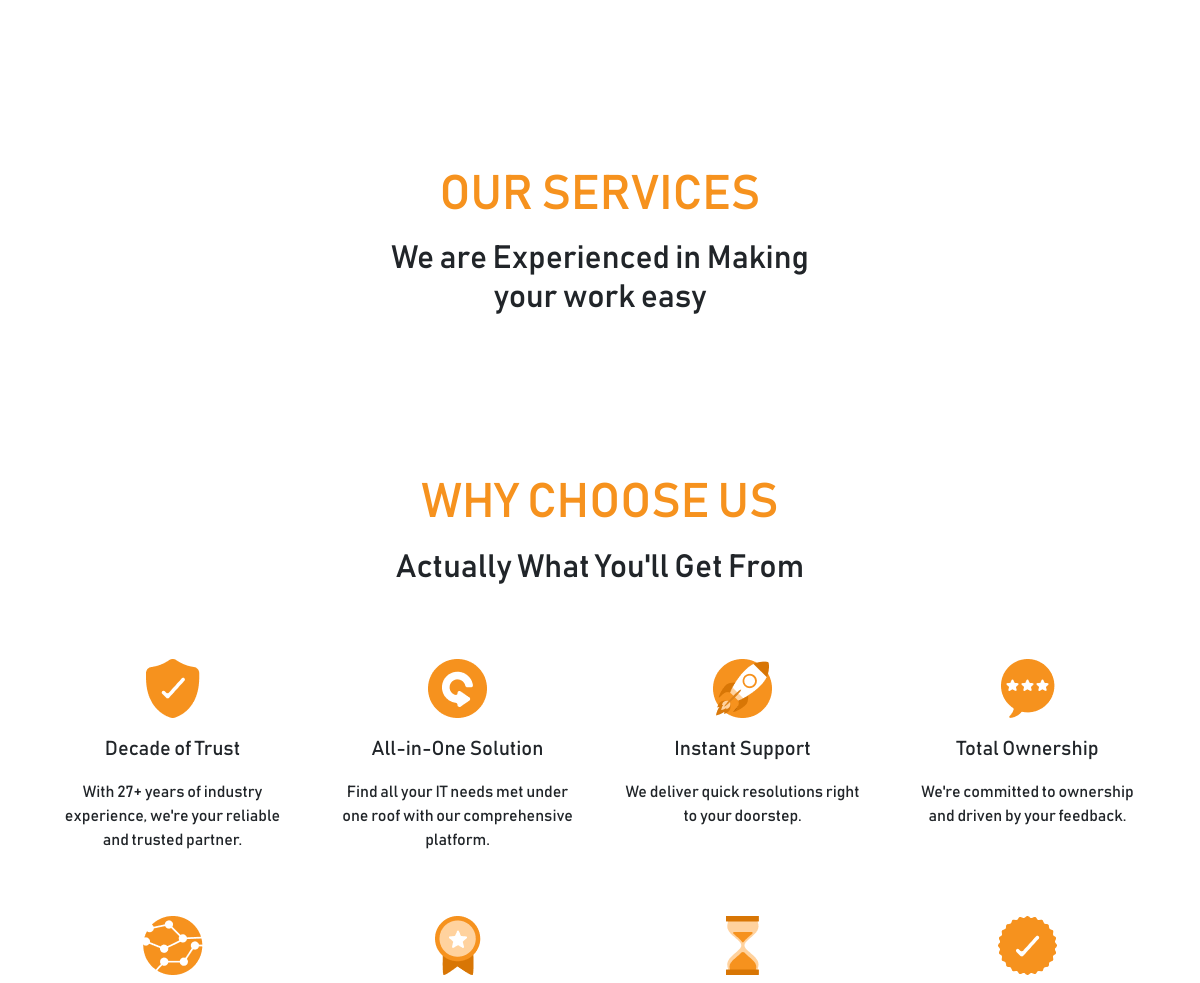
Before: / (middle part) with the older database file.
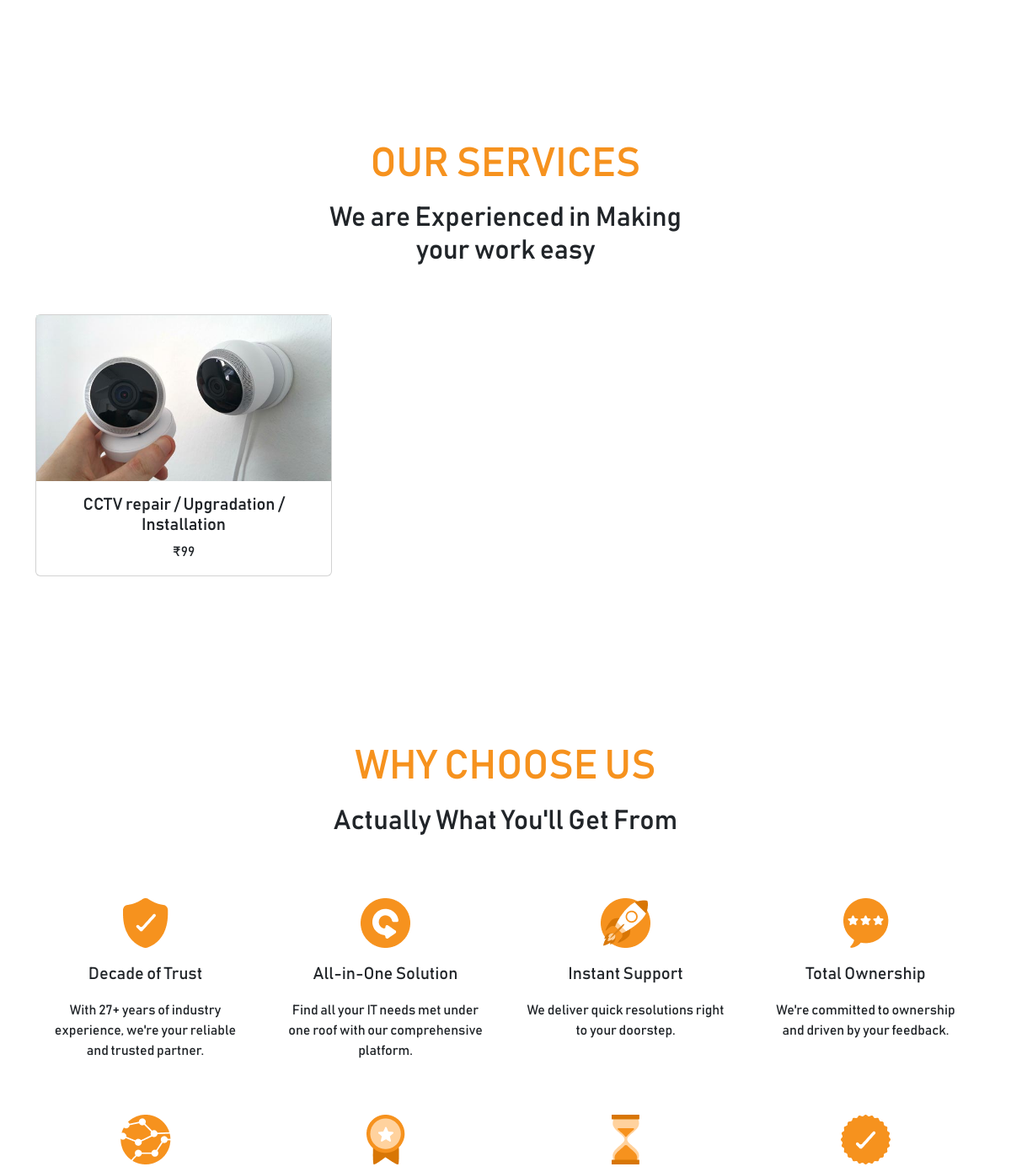
After: the same page with the newer database file.
### clickfix/models.py (models this page shows, shortened)
class Services(models.Model):
    class Meta:
        verbose_name_plural = 'Our Services'
    name = models.CharField(max_length=255)
    slug = models.SlugField(unique=True, blank=True)
    price = models.CharField(max_length=10)
    card_image = models.ImageField(upload_to='service_cards')
    created_at = models.DateTimeField(auto_now_add=True)
    updated_at = models.DateTimeField(auto_now=True)

### clickfix/views.py (the view)
# urls.py: path('', views.home, name='home'),
def home(request):
    services = Services.objects.all()
    testimonials = Testimonials.objects.all()
    cart = get_cart(request)
    data = {
        'services': services,
        'testimonials': testimonials,
        'cart': cart
    }
    return render(request, 'home.html', data)

### clickfix/views.py (called while the page is built)
def get_cart(request):
    try:
        if request.user.is_authenticated:
            cart = Cart.objects.get(user=request.user)
        else:
            cart = Cart.objects.get(session_id=request.session['nonuser'])
    except:
        cart = {'num_of_items': 0}
    return cart

### templates/home.html (shortened to what this page needs)
{% extends 'base.html' %}
{% load static %}
{% block content %}
    <section id="about" style="margin: 150px 0px;">
        <div class="container">
            <div class="row">
                <div class="col-md-5 col-12">
                </div>
                <div class="col-md-7 col-12 px-md-5 d-flex flex-column justify-content-center align-items-center">
                </div>
            </div>
        </div>
    </section>
    <section style="margin: 150px 0px;" id="services">
        <h5 class="text-center mb-3 fa-3x" style="color: #F6921e;">OUR SERVICES</h5>
        <h2 class="text-center">We are Experienced in Making <br>your work easy</h2>
        <div class="container">
            <div class="swiper mySwiper">
                <div class="swiper-wrapper">
                    {% for service in services %}
                    <a href="{% url 'clickfix:individual_service' service.slug %}" class="swiper-slide py-5 text-decoration-none">
                        <div class="card">
                            <img class="service_image" src="{{ service.card_image.url }}"  alt="...">
                            <div class="card-body">
                                <h5 class="card-title text-center">{{ service.name }}</h5>
                                <p class="card-text text-center">₹{{service.price }}</p>
                            </div>
                        </div>
                    </a>
                    {% endfor %}
                </div>
            </div>
        </div>
    </section>
    <section style="margin: 150px 0px;">
        <div class="container">
            <h5 class="text-center mb-3 fa-3x" style="color: #F6921E;">WHY CHOOSE US</h5>
            <h2 class="text-center mb-5">Actually What You'll Get From</h2>
            <div class="row">
                <div class="col-md-3 col-6 p-4 text-center">
                    <img class="img-fluid" src="{% static 'img/services/trust.png' %}" alt="">
                    <p class="blockquote mt-3">Decade of Trust</p>
                    <p>With 27+ years of industry experience, we're your reliable and trusted partner.</p>
                </div>
                <div class="col-md-3 col-6 p-4 text-center">
                    <img class="img-fluid" src="{% static 'img/services/all_in_one.png' %}"  alt="">
                    <p class="blockquote mt-3">All-in-One Solution</p>
                    <p>Find all your IT needs met under one roof with our comprehensive platform.</p>
                </div>
                <div class="col-md-3 col-6 p-4 text-center">
                    <img class="img-fluid" src="{% static 'img/services/support.png' %}"  alt="">
                    <p class="blockquote mt-3">Instant Support</p>
                    <p>We deliver quick resolutions right to your doorstep.</p>
                </div>
                <div class="col-md-3 col-6 p-4 text-center">
                    <img class="img-fluid" src="{% static 'img/services/ownership.png' %}"  alt="">
                    <p class="blockquote mt-3">Total Ownership</p>
                    <p>We're committed to ownership and driven by your feedback.</p>
                </div>
            </div>
            <div class="row">
                <div class="col-md-3 col-6 p-4 text-center">
                    <img class="img-fluid" src="{% static 'img/services/tech.png' %}"  alt="">
                </div>
                <div class="col-md-3 col-6 p-4 text-center">
                    <img class="img-fluid" src="{% static 'img/services/quality.png' %}"  alt="">
                </div>
                <div class="col-md-3 col-6 p-4 text-center">
                    <img class="img-fluid" src="{% static 'img/services/boost.png' %}"  alt="">
                </div>
                <div class="col-md-3 col-6 p-4 text-center">
                    <img class="img-fluid" src="{% static 'img/services/assured.png' %}"  alt="">
                </div>
            </div>
        </div>
    </section>
{% endblock %}

### templates/base.html (shortened to what this page needs)
{% load static %}
<!DOCTYPE html>
<html>
<head>
    <link rel="stylesheet" href="{% static 'css/bootstrap.min.css' %}">
    <link rel="stylesheet" href="https://cdnjs.cloudflare.com/ajax/libs/font-awesome/6.4.2/css/all.min.css" />
    <link rel="stylesheet" href="{% static 'css/slider/swiper.bundle.min.css' %}">
    <link rel="stylesheet" href="{% static 'css/slider/swiper_custom.css' %}">
    <link rel="stylesheet" href="{% static 'css/custom.css' %}">
</head>
<body>
    {% block content %}
    {% endblock %}
</body>
</html>

### templates/includes/navbar.html (shortened to what this page needs)
{% load static %}

### templates/includes/footer.html (shortened to what this page needs)
{% load static %}

### assets/css/custom.css (style rules this page uses)
.service_image { width: 100%; max-height: 210px; object-fit: cover; }

### templates/base.html (style rules this page uses)
body { box-sizing: border-box; font-family: 'bahnschrift'; }
h1, h2, h3, h4, h5, h6, p, a { font-family: 'bahnschrift'; }

### templates/home.html (style rules this page uses)
.service_image { width: 100%; max-height: 210px; object-fit: cover; }

Changed rows visible on the page:
added Services: card_image (picture), name "CCTV repair / Upgradation / Installation", price "99"
